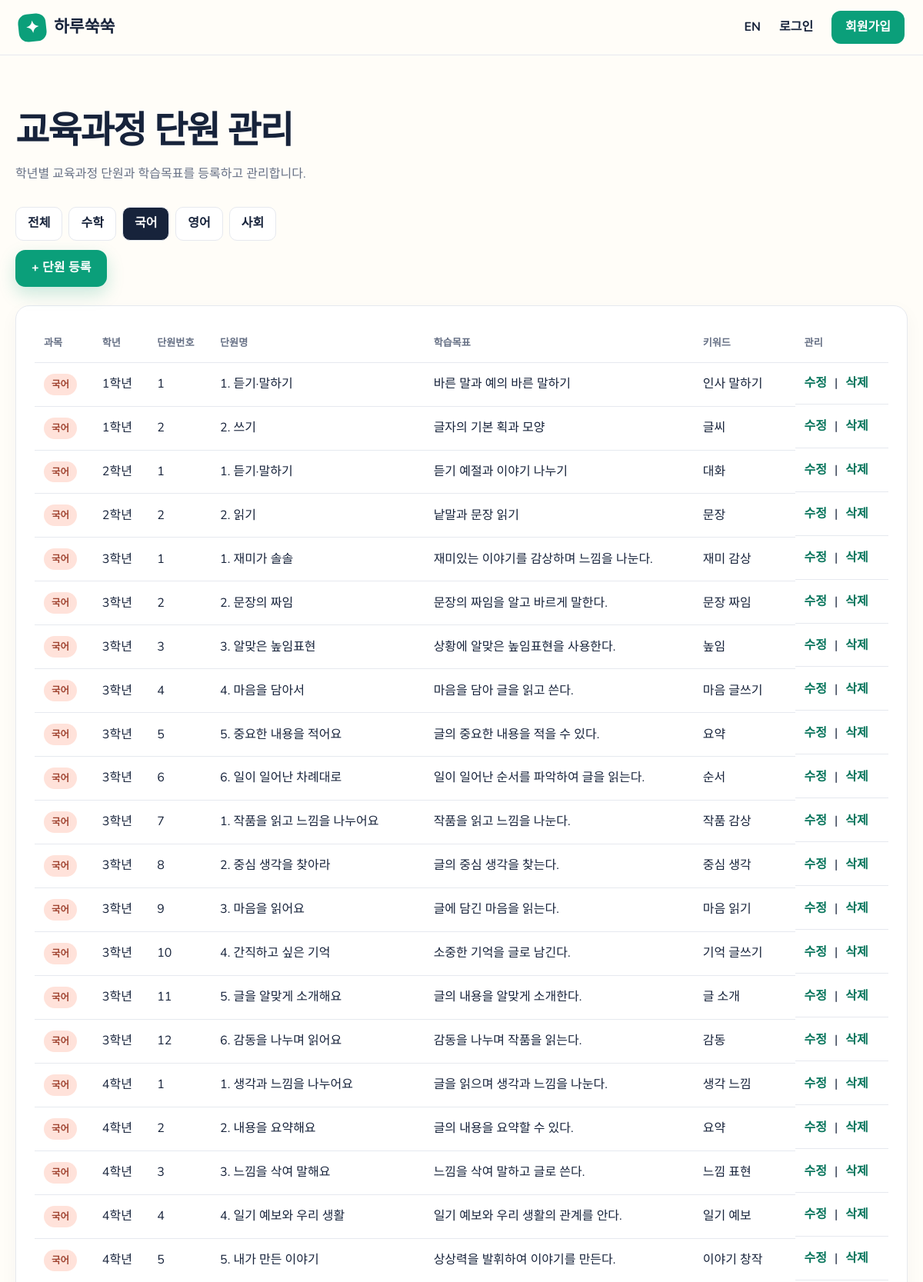
/admin/curriculum-units?subject=korean (upper part), run on the app's committed database.
### app/models.py (models this page shows)
class CurriculumUnit(db.Model):
    id = db.Column(db.Integer, primary_key=True)
    subject = db.Column(db.String(20), nullable=False, index=True)
    grade_level = db.Column(db.Integer, nullable=False, index=True)
    semester = db.Column(db.Integer, nullable=False, default=1, index=True)
    unit_order = db.Column(db.Integer, nullable=False, default=1)
    unit_name = db.Column(db.String(120), nullable=False)
    learning_objective = db.Column(db.Text)
    keywords = db.Column(db.Text)
    created_at = db.Column(db.DateTime(timezone=True), nullable=False, default=utcnow)

### app/admin/routes.py (the view)
@admin_bp.route("/curriculum-units")
@admin_required
def curriculum_units():
    subject = request.args.get("subject")
    grade = request.args.get("grade", type=int)
    query = CurriculumUnit.query.order_by(CurriculumUnit.subject, CurriculumUnit.grade_level, CurriculumUnit.unit_order)
    if subject in {"math", "english", "korean", "social"}:
        query = query.filter_by(subject=subject)
    if grade:
        query = query.filter_by(grade_level=grade)
    return render_template("admin/curriculum_units.html", units=query.all(), subject=subject, grade=grade)

### app/admin/routes.py (called while the page is built)
def admin_required(view):
    @wraps(view)
    def wrapped(*args, **kwargs):
        return view(*args, **kwargs)
    return wrapped

### app/i18n.py (called while the page is built)
def get_locale():
    if current_user.is_authenticated:
        return current_user.ui_language
    return session.get("language", "ko")

def translate(key):
    language = get_locale()
    return MESSAGES.get(language, MESSAGES["ko"]).get(key, key)

### app/templates/admin/curriculum_units.html
{% extends "base.html" %}
{% block content %}
<section class="page-heading">
  <h1>교육과정 단원 관리</h1>
  <p>학년별 교육과정 단원과 학습목표를 등록하고 관리합니다.</p>
</section>
<div class="filter-row">
  <a href="{{ url_for('admin.curriculum_units') }}" class="{{ 'active' if not subject else '' }}">전체</a>
  <a href="{{ url_for('admin.curriculum_units', subject='math') }}" class="{{ 'active' if subject == 'math' else '' }}">수학</a>
  <a href="{{ url_for('admin.curriculum_units', subject='korean') }}" class="{{ 'active' if subject == 'korean' else '' }}">국어</a>
  <a href="{{ url_for('admin.curriculum_units', subject='english') }}" class="{{ 'active' if subject == 'english' else '' }}">영어</a>
  <a href="{{ url_for('admin.curriculum_units', subject='social') }}" class="{{ 'active' if subject == 'social' else '' }}">사회</a>
</div>
<a class="button primary" href="{{ url_for('admin.curriculum_unit_new') }}">+ 단원 등록</a>
<div class="table-wrap panel">
  <table>
    <thead>
      <tr><th>과목</th><th>학년</th><th>단원번호</th><th>단원명</th><th>학습목표</th><th>키워드</th><th>관리</th></tr>
    </thead>
    <tbody>
    {% for unit in units %}
      <tr>
        <td><span class="subject-badge {{ unit.subject }}">{{ {'math':'수학','korean':'국어','english':'영어','social':'사회'}.get(unit.subject, unit.subject) }}</span></td>
        <td>{{ unit.grade_level }}학년</td>
        <td>{{ unit.unit_order }}</td>
        <td>{{ unit.unit_name }}</td>
        <td class="prompt-cell">{{ unit.learning_objective or '-' }}</td>
        <td>{{ unit.keywords or '-' }}</td>
        <td class="row-actions">
          <a href="{{ url_for('admin.curriculum_unit_edit', unit_id=unit.id) }}">수정</a> |
          <form method="post" action="{{ url_for('admin.curriculum_unit_delete', unit_id=unit.id) }}" style="display:inline" onsubmit="return confirm('삭제할까요?')">
            <button type="submit">삭제</button>
          </form>
        </td>
      </tr>
    {% endfor %}
    </tbody>
  </table>
</div>
{% endblock %}

### app/static/css/app.css (style rules this page uses)
:root { --ink: #17233b; --muted: #667085; --paper: #fffdf8; --surface: #ffffff; --line: #e6e9ef; --green: #0b9f7a; --green-dark: #08755c; --mint: #dff8ee; --yellow: #ffc94a; --orange: #ff835d; --blue: #5a80ef; --danger: #e53e3e; --danger-dark: #9b2c2c; --shadow: 0 16px 45px rgba(27, 45, 77, .1); }
* { box-sizing: border-box; }
body { margin: 0; color: var(--ink); background: var(--paper); font-family: "Nunito", "Gowun Dodum", sans-serif; line-height: 1.6; }
a { color: inherit; text-decoration: none; }
button, input, select, textarea { font: inherit; }
button, .button { cursor: pointer; }
h1, h2, h3, p { margin-top: 0; }
.button { display: inline-flex; align-items: center; justify-content: center; gap: 12px; min-height: 46px; border: 1px solid transparent; border-radius: 13px; padding: 10px 20px; font-weight: 800; transition: .2s ease; }
.button.primary { color: white; background: var(--green); box-shadow: 0 9px 22px rgba(11,159,122,.22); }
.subject-preview article, .panel, .stats-grid article { background: white; border: 1px solid var(--line); border-radius: 18px; padding: 24px; box-shadow: 0 8px 24px rgba(27,45,77,.04); }
.muted, .page-heading p, .welcome-row p { color: var(--muted); }
.welcome-row h1, .page-heading h1, .attempt-head h1 { margin: 12px 0 5px; font-size: clamp(2rem, 4vw, 3.3rem); letter-spacing: -.04em; }
.panel { margin-top: 24px; }
.table-wrap { overflow-x: auto; }
table { width: 100%; border-collapse: collapse; }
th, td { text-align: left; padding: 14px 12px; border-bottom: 1px solid var(--line); }
th { color: var(--muted); font-size: .82rem; }
.subject-badge, .status, .type-badge { display: inline-block; padding: 4px 10px; border-radius: 999px; font-size: .78rem; font-weight: 800; }
.subject-badge.korean { color: #a04431; background: #ffe2da; }
.page-heading { margin-bottom: 30px; }
.page-heading p { max-width: 700px; }
.filter-row { display: flex; gap: 8px; margin-bottom: 12px; }
.filter-row a { padding: 8px 15px; border-radius: 10px; background: white; border: 1px solid var(--line); font-weight: 800; }
.filter-row a.active { color: white; background: var(--ink); }
.prompt-cell { min-width: 280px; }
.row-actions { display: flex; gap: 10px; }
.row-actions a, .row-actions button { border: 0; background: none; color: var(--green-dark); font-weight: 800; padding: 0; }

### data on the page
CurriculumUnit: subject "국어", grade_level "1", unit_order "1", unit_name "1. 듣기·말하기", learning_objective "바른 말과 예의 바른 말하기", keywords "인사 말하기"
CurriculumUnit: subject "국어", grade_level "1", unit_order "2", unit_name "2. 쓰기", learning_objective "글자의 기본 획과 모양", keywords "글씨"
CurriculumUnit: subject "국어", grade_level "2", unit_order "1", unit_name "1. 듣기·말하기", learning_objective "듣기 예절과 이야기 나누기", keywords "대화"
CurriculumUnit: subject "국어", grade_level "2", unit_order "2", unit_name "2. 읽기", learning_objective "낱말과 문장 읽기", keywords "문장"
CurriculumUnit: subject "국어", grade_level "3", unit_order "1", unit_name "1. 재미가 솔솔", learning_objective "재미있는 이야기를 감상하며 느낌을 나눈다.", keywords "재미 감상"
CurriculumUnit: subject "국어", grade_level "3", unit_order "2", unit_name "2. 문장의 짜임", learning_objective "문장의 짜임을 알고 바르게 말한다.", keywords "문장 짜임"
CurriculumUnit: subject "국어", grade_level "3", unit_order "3", unit_name "3. 알맞은 높임표현", learning_objective "상황에 알맞은 높임표현을 사용한다.", keywords "높임"
CurriculumUnit: subject "국어", grade_level "3", unit_order "4", unit_name "4. 마음을 담아서", learning_objective "마음을 담아 글을 읽고 쓴다.", keywords "마음 글쓰기"
CurriculumUnit: subject "국어", grade_level "3", unit_order "5", unit_name "5. 중요한 내용을 적어요", learning_objective "글의 중요한 내용을 적을 수 있다.", keywords "요약"
CurriculumUnit: subject "국어", grade_level "3", unit_order "6", unit_name "6. 일이 일어난 차례대로", learning_objective "일이 일어난 순서를 파악하여 글을 읽는다.", keywords "순서"
CurriculumUnit: subject "국어", grade_level "3", unit_order "7", unit_name "1. 작품을 읽고 느낌을 나누어요", learning_objective "작품을 읽고 느낌을 나눈다.", keywords "작품 감상"
CurriculumUnit: subject "국어", grade_level "3", unit_order "8", unit_name "2. 중심 생각을 찾아라", learning_objective "글의 중심 생각을 찾는다.", keywords "중심 생각"
CurriculumUnit: subject "국어", grade_level "3", unit_order "9", unit_name "3. 마음을 읽어요", learning_objective "글에 담긴 마음을 읽는다.", keywords "마음 읽기"
CurriculumUnit: subject "국어", grade_level "3", unit_order "10", unit_name "4. 간직하고 싶은 기억", learning_objective "소중한 기억을 글로 남긴다.", keywords "기억 글쓰기"
CurriculumUnit: subject "국어", grade_level "3", unit_order "11", unit_name "5. 글을 알맞게 소개해요", learning_objective "글의 내용을 알맞게 소개한다.", keywords "글 소개"
CurriculumUnit: subject "국어", grade_level "3", unit_order "12", unit_name "6. 감동을 나누며 읽어요", learning_objective "감동을 나누며 작품을 읽는다.", keywords "감동"
CurriculumUnit: subject "국어", grade_level "4", unit_order "1", unit_name "1. 생각과 느낌을 나누어요", learning_objective "글을 읽으며 생각과 느낌을 나눈다.", keywords "생각 느낌"
CurriculumUnit: subject "국어", grade_level "4", unit_order "2", unit_name "2. 내용을 요약해요", learning_objective "글의 내용을 요약할 수 있다.", keywords "요약"
CurriculumUnit: subject "국어", grade_level "4", unit_order "3", unit_name "3. 느낌을 삭여 말해요", learning_objective "느낌을 삭여 말하고 글로 쓴다.", keywords "느낌 표현"
CurriculumUnit: subject "국어", grade_level "4", unit_order "4", unit_name "4. 일기 예보와 우리 생활", learning_objective "일기 예보와 우리 생활의 관계를 안다.", keywords "일기 예보"
CurriculumUnit: subject "국어", grade_level "4", unit_order "5", unit_name "5. 내가 만든 이야기", learning_objective "상상력을 발휘하여 이야기를 만든다.", keywords "이야기 창작"

### other printed values
{{ t('app_name') }} "하루쑥쑥"
{{ 'EN' if current_language == 'ko' else '한국어' }} "EN"
{{ t('login') }} "로그인"
{{ t('register') }} "회원가입"
